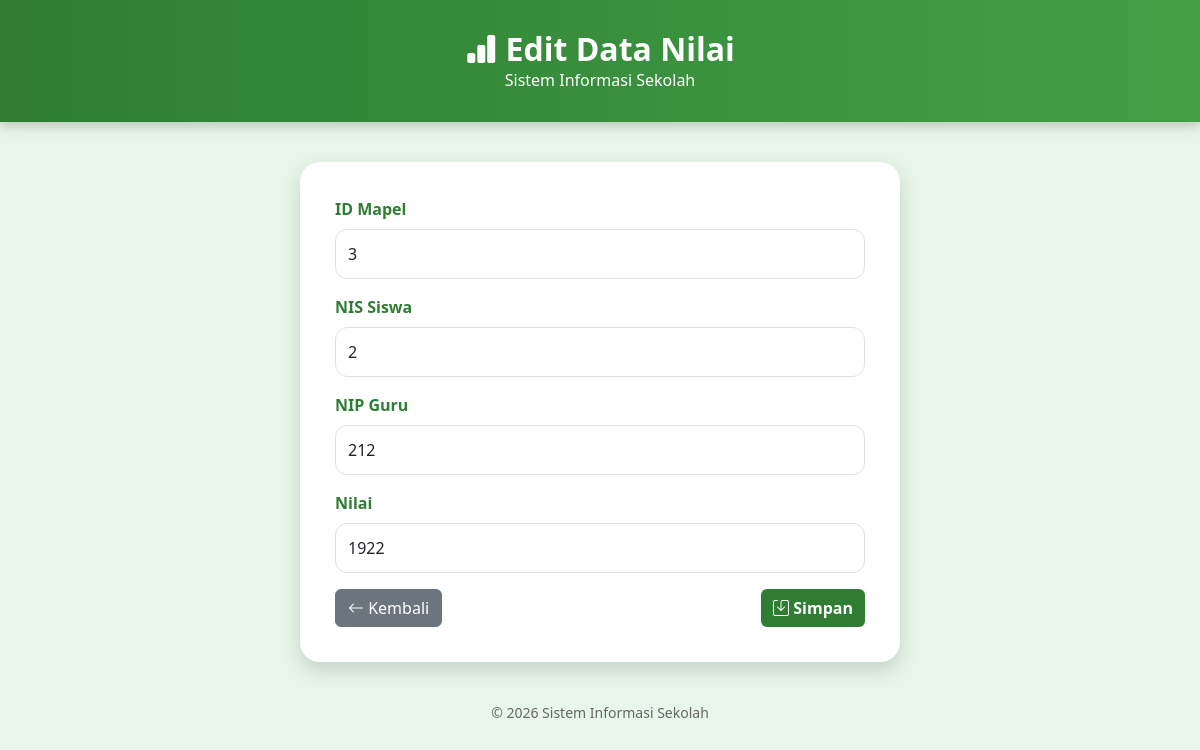
/nilai/edit.php?id_nilai=4 (signed in), run on the app's committed database.
### tables this page shows
CREATE TABLE `nilai` (
  `id_nilai` int(11) NOT NULL,
  `nis` varchar(20) NOT NULL,
  `id_mapel` int(11) NOT NULL,
  `nip` varchar(20) NOT NULL,
  `nilai` int(11) NOT NULL
);

### nilai/edit.php (the view, shortened to what this page needs)
<?php
include "koneksi.php";
$id_nilai=$_GET['id_nilai'];
$query=mysqli_query($koneksi,"SELECT * FROM nilai WHERE id_nilai='$id_nilai'");
$data=mysqli_fetch_assoc($query);
?>
<!DOCTYPE html>
<html lang="id">
<head>
<link href="https://cdn.jsdelivr.net/npm/bootstrap@5.3.3/dist/css/bootstrap.min.css" rel="stylesheet">
<link rel="stylesheet" href="https://cdn.jsdelivr.net/npm/bootstrap-icons@1.11.3/font/bootstrap-icons.css">
</head>
<body>
<div class="header">
<h2>
<i class="bi bi-bar-chart-fill"></i>
Edit Data Nilai
</h2>
<p class="mb-0">
Sistem Informasi Sekolah
</p>
</div>
<div class="container">
<div class="card-form">
<form action="update.php" method="POST"
onsubmit="return confirm('Apakah kamu yakin ingin menyimpan perubahan data nilai ini?');">
<div class="mb-3">
<label class="form-label">
ID Mapel
</label>
<input type="text"
name="id_mapel"
class="form-control"
value="<?= htmlspecialchars($data['id_mapel']); ?>"
required>
</div>
<div class="mb-3">
<label class="form-label">
NIS Siswa
</label>
<input type="text"
name="nis"
class="form-control"
value="<?= htmlspecialchars($data['nis']); ?>"
required>
</div>
<div class="mb-3">
<label class="form-label">
NIP Guru
</label>
<input type="text"
name="nip"
class="form-control"
value="<?= htmlspecialchars($data['nip']); ?>"
required>
</div>
<div class="mb-3">
<label class="form-label">
Nilai
</label>
<input type="text"
name="nilai"
class="form-control"
value="<?= htmlspecialchars($data['nilai']); ?>"
required>
</div>
<div class="d-flex justify-content-between">
<a href="index.php" class="btn btn-secondary">
<i class="bi bi-arrow-left"></i>
Kembali
</a>
<button type="submit" class="btn btn-hijau">
<i class="bi bi-save"></i>
Simpan
</button>
</div>
</form>
</div>
<div class="footer">
© 2026 Sistem Informasi Sekolah
</div>
</div>
</body>
</html>

### nilai/edit.php (style rules this page uses)
body { background:#e8f5e9; font-family:'Segoe UI',sans-serif; }
.header { background:linear-gradient(90deg,#2e7d32,#43a047); color:white; padding:30px 0; text-align:center; box-shadow:0 4px 12px rgba(0,0,0,.2); }
.header h2 { margin:0; font-weight:bold; }
.card-form { background:white; max-width:600px; margin:40px auto; padding:35px; border-radius:20px; box-shadow:0 8px 20px rgba(0,0,0,.15); }
.form-label { color:#2e7d32; font-weight:600; }
.form-control { border-radius:12px; padding:12px; }
.btn-hijau { background:#2e7d32; color:white; font-weight:600; border:none; }
.footer { text-align:center; color:#666; margin-top:20px; font-size:14px; }

### data on the page
nilai: id_mapel "3", nis "2", nip "212", nilai "1922"
